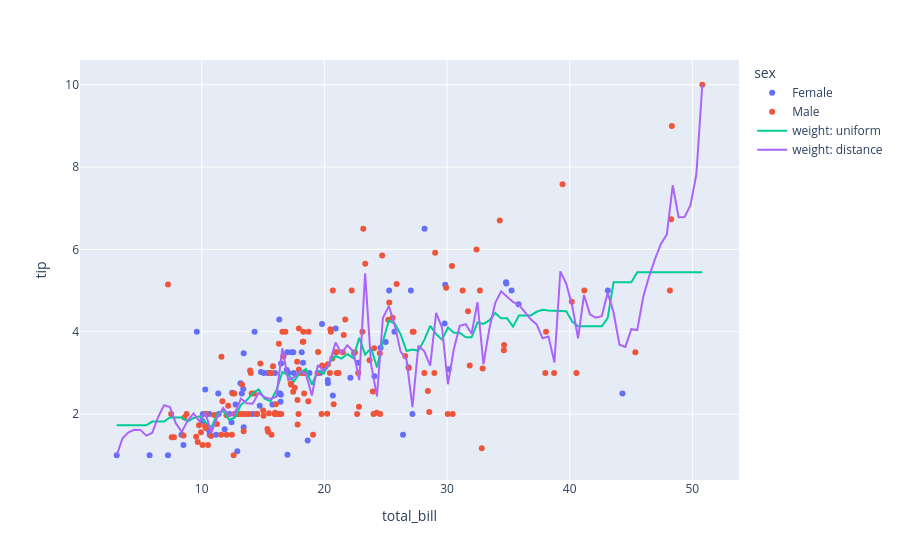

Notebook code for this chart:
### Code cell
df = px.data.tips()
x = df.total_bill.values.reshape(-1,1)
x_range = np.linspace(x.min(),x.max(),100)

knn_dist = KNeighborsRegressor(10, weights='distance')
knn_dist.fit(x,df.tip)
y_dist = knn_dist.predict(x_range.reshape(-1,1))

knn_uni = KNeighborsRegressor(10, weights='uniform')
knn_uni.fit(x,df.tip)
y_uni = knn_uni.predict(x_range.reshape(-1,1))

fig = px.scatter(df,x='total_bill', y='tip', color='sex' )
fig.add_trace(go.Scatter(x=x_range, y=y_uni, name='weight: uniform'))
fig.add_trace(go.Scatter(x=x_range, y=y_dist, name='weight: distance'))
fig.show()
